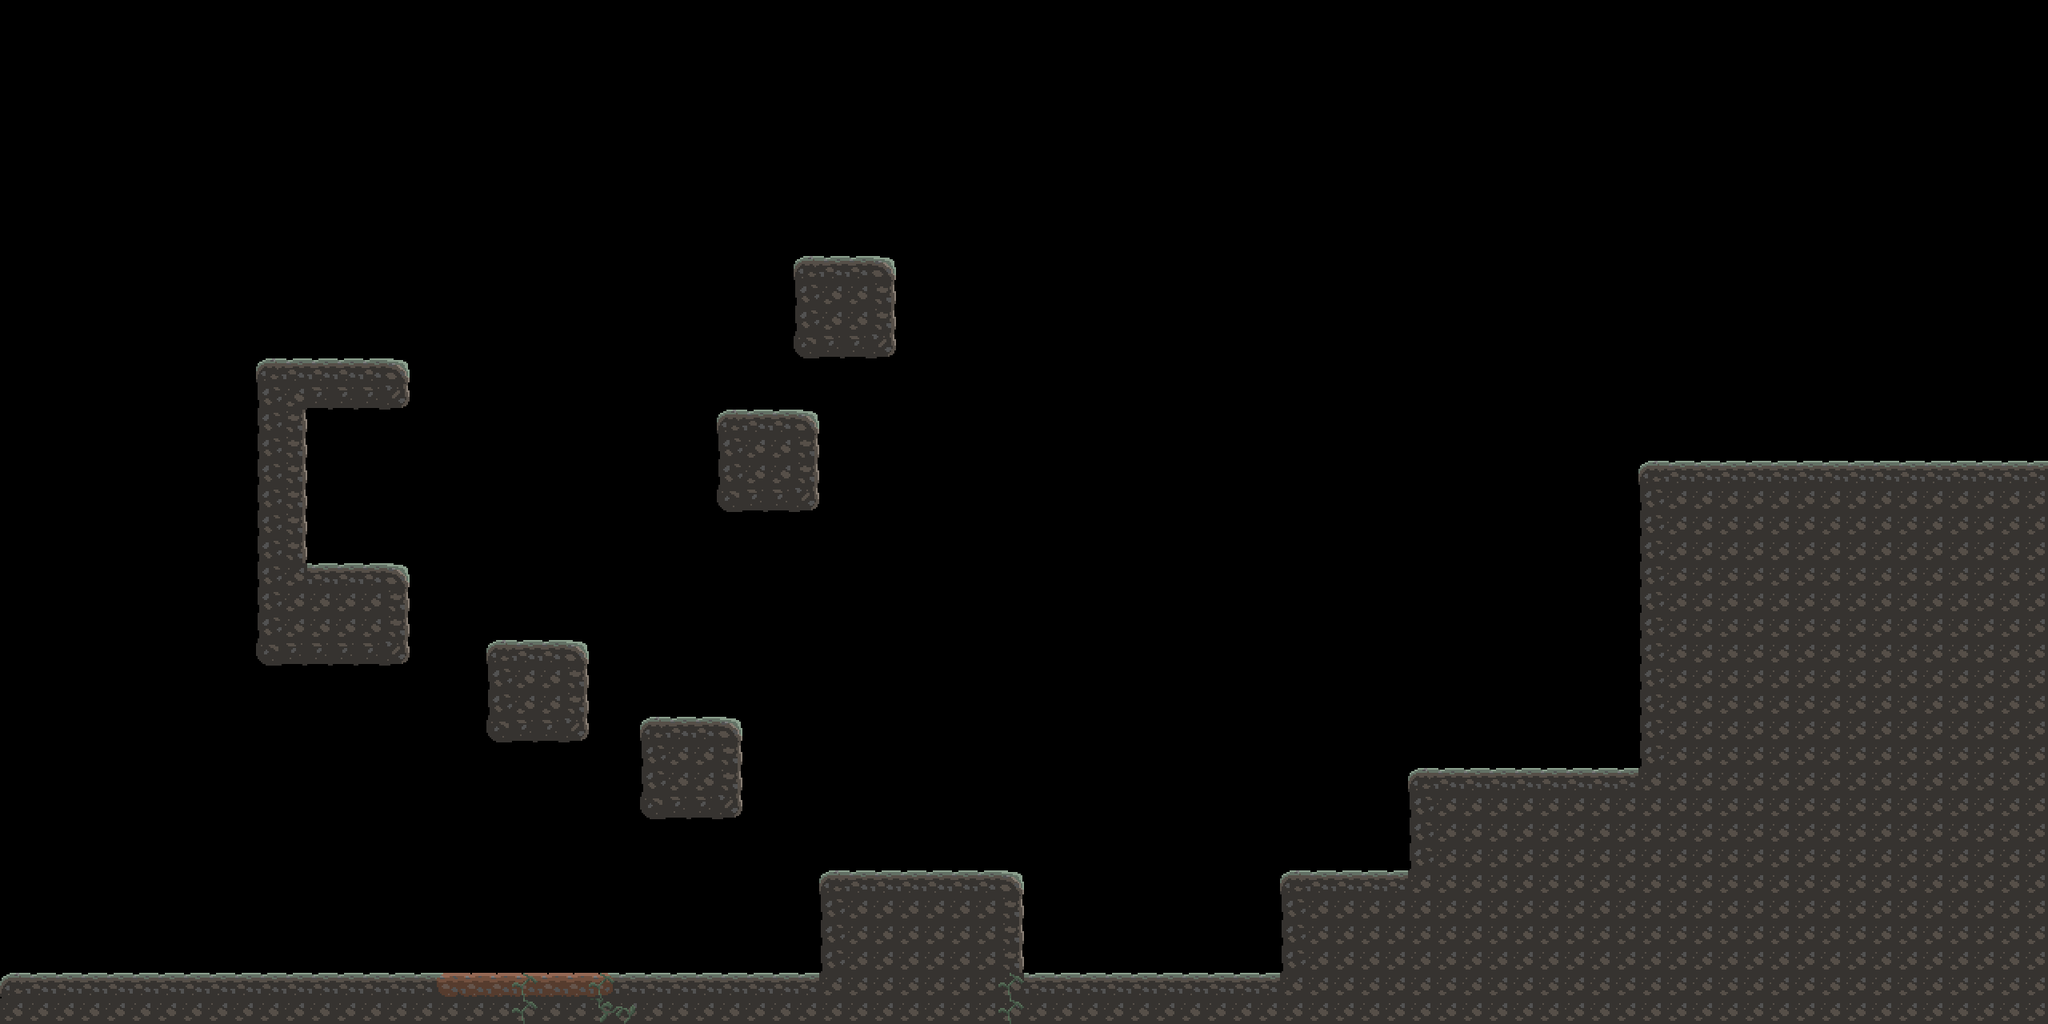

Below is a game level as drawn by its tile map, then a one-line description and the .tmx that defines it (tile-layer data replaced by summaries):
An orthogonal 80x40 tile map with 32x32 px tiles, 2 tile layers (Tile Layer 1, Overlay).

<map version="1.0.0" orientation="orthogonal" renderorder="right-down" width="80" height="40" tilewidth="32" tileheight="32" nextobjectid="5">
 <tileset firstgid="1" source="../Tilesets/tiles_16x2.tsx" />
 <layer name="Tile Layer 1" width="80" height="40">
  <data>[3200 cells, 716 non-empty, 12 distinct tile ids]</data>
 </layer>
 <objectgroup name="Object Layer 1" />
 <layer name="Overlay" width="80" height="40">
  <data>[3200 cells, 7 non-empty, 3 distinct tile ids]</data>
 </layer>
</map>
